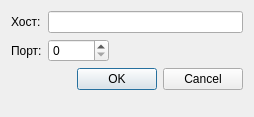
<?xml version="1.0" encoding="UTF-8"?>
<ui version="4.0">
 <class>SettingsDialog</class>
 <widget class="QDialog" name="SettingsDialog">
  <property name="geometry">
   <rect>
    <x>0</x>
    <y>0</y>
    <width>254</width>
    <height>117</height>
   </rect>
  </property>
  <property name="windowTitle">
   <string>Настройки сервера</string>
  </property>
  <layout class="QFormLayout" name="formLayout">
   <item row="0" column="0">
    <widget class="QLabel" name="label">
     <property name="text">
      <string>Хост:</string>
     </property>
    </widget>
   </item>
   <item row="0" column="1">
    <widget class="QLineEdit" name="hostWidget"/>
   </item>
   <item row="1" column="0">
    <widget class="QLabel" name="label_2">
     <property name="text">
      <string>Порт:</string>
     </property>
    </widget>
   </item>
   <item row="1" column="1">
    <layout class="QHBoxLayout" name="horizontalLayout">
     <item>
      <widget class="QSpinBox" name="portWidget">
       <property name="maximum">
        <number>65534</number>
       </property>
      </widget>
     </item>
     <item>
      <spacer name="horizontalSpacer">
       <property name="orientation">
        <enum>Qt::Horizontal</enum>
       </property>
       <property name="sizeHint" stdset="0">
        <size>
         <width>40</width>
         <height>20</height>
        </size>
       </property>
      </spacer>
     </item>
    </layout>
   </item>
   <item row="2" column="0" colspan="2">
    <widget class="QDialogButtonBox" name="buttonBox">
     <property name="orientation">
      <enum>Qt::Horizontal</enum>
     </property>
     <property name="standardButtons">
      <set>QDialogButtonBox::Cancel|QDialogButtonBox::Ok</set>
     </property>
    </widget>
   </item>
  </layout>
 </widget>
 <resources/>
 <connections>
  <connection>
   <sender>buttonBox</sender>
   <signal>accepted()</signal>
   <receiver>SettingsDialog</receiver>
   <slot>accept()</slot>
   <hints>
    <hint type="sourcelabel">
     <x>248</x>
     <y>254</y>
    </hint>
    <hint type="destinationlabel">
     <x>157</x>
     <y>274</y>
    </hint>
   </hints>
  </connection>
  <connection>
   <sender>buttonBox</sender>
   <signal>rejected()</signal>
   <receiver>SettingsDialog</receiver>
   <slot>reject()</slot>
   <hints>
    <hint type="sourcelabel">
     <x>316</x>
     <y>260</y>
    </hint>
    <hint type="destinationlabel">
     <x>286</x>
     <y>274</y>
    </hint>
   </hints>
  </connection>
 </connections>
</ui>
